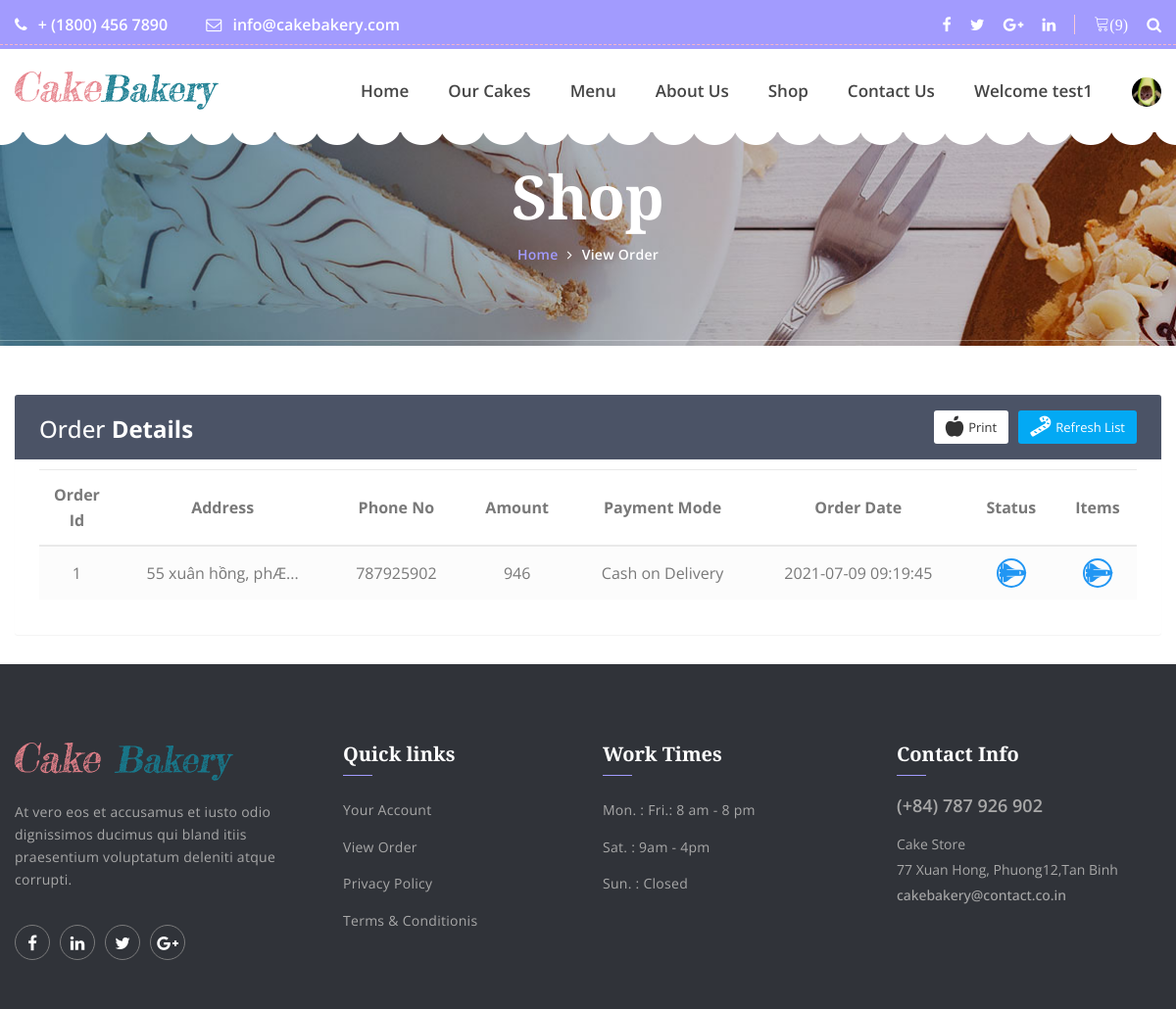
The app's page /viewOrder.php (signed in) with its own data.
### tables this page shows
CREATE TABLE `orders` (
  `orderId` int(21) NOT NULL,
  `userId` int(21) NOT NULL,
  `address` varchar(255) NOT NULL,
  `zipCode` int(21) NOT NULL,
  `phoneNo` bigint(21) NOT NULL,
  `amount` int(200) NOT NULL,
  `paymentMode` enum('0','1') NOT NULL DEFAULT '0' COMMENT '0=cash on delivery, \r\n1=online ',
  `orderStatus` enum('0','1','2','3','4','5','6') NOT NULL DEFAULT '0' COMMENT '0=Order Placed.\r\n1=Order Confirmed.\r\n2=Preparing your Order.\r\n3=Your order is on the way!\r\n4=Order Delivered.\r\n5=Order Denied.\r\n6=Order Cancelled.',
  `orderDate` datetime NOT NULL DEFAULT current_timestamp()
);

### viewOrder.php (the view, shortened to what this page needs)
<?php include 'partials/_dbconnect.php';?>
<?php include 'partials/_nav.php';?>
<body>
<section style="margin-top: 50px;" class="banner_area">
        	<div class="container">
        		<div class="banner_text">
        			<h3>Shop</h3>
        			<ul>
        				<li><a href="index.php">Home</a></li>
        				<li><a href="viewOrder.php">View Order</a></li>
        			</ul>
        		</div>
        	</div>
        </section>
    <?php
    if($loggedin){
    ?>
    <div style="margin-top: 50px" class="container">
        <div class="table-wrapper" id="empty">
            <div class="table-title">
                <div class="row">
                    <div class="col-sm-4">
                        <h2>Order <b>Details</b></h2>
                    </div>
                    <div class="col-sm-8">
                        <a href="" class="btn btn-primary"><i class="fas fa-candy-cane"></i><span>Refresh List</span></a>
                        <a href="#" onclick="window.print()" class="btn btn-info"><i class="fas fa-apple-alt"></i> <span>Print</span></a>
                    </div>
                </div>
            </div>
            <table class="table table-striped table-hover text-center">
                <thead>
                    <tr>
                        <th>Order Id</th>
                        <th>Address</th>
                        <th>Phone No</th>
                        <th>Amount</th>
                        <th>Payment Mode</th>
                        <th>Order Date</th>
                        <th>Status</th>
                        <th>Items</th>
                    </tr>
                </thead>
                <tbody>
                    <?php
                        $sql = "SELECT * FROM `orders` WHERE `userId`= $userId";
                        $result = mysqli_query($conn, $sql);
                        while($row = mysqli_fetch_assoc($result)){
                            $orderId = $row['orderId'];
                            $address = $row['address'];
                            $phoneNo = $row['phoneNo'];
                            $amount = $row['amount'];
                            $orderDate = $row['orderDate'];
                            $paymentMode = $row['paymentMode'];
                            if($paymentMode == 0) {
                                $paymentMode = "Cash on Delivery";
                            }
                            else {
                                $paymentMode = "Online";
                            }
                            echo '<tr>
                                    <td>' . $orderId . '</td>
                                    <td>' . substr($address, 0, 20) . '...</td>
                                    <td>' . $phoneNo . '</td>
                                    <td>' . $amount . '</td>
                                    <td>' . $paymentMode . '</td>
                                    <td>' . $orderDate . '</td>
                                    <td><a href="#" data-toggle="modal" data-target="#orderStatus' . $orderId . '" class="view"><i class="fas fa-space-shuttle"></i> </a></td>
                                    <td><a href="#" data-toggle="modal" data-target="#orderItem' . $orderId . '" class="view" title="View Details"><i class="fas fa-space-shuttle"></i> </a></td>
                                </tr>';
                        }
                            ?>
                </tbody>
            </table>
        </div>
    </div>
    <?php
    }
    else {
        echo '<div class="container" style="min-height : 610px;">
        <div class="alert alert-info my-3">
            <font style="font-size:22px"><center>Check your Order. You need to <strong><a class="alert-link" data-toggle="modal" data-target="#loginModal">Login</a></strong></center></font>
        </div></div>';
    }
    ?>
    <?php
    require 'partials/_footer.php';?>

### viewOrder.php (style rules this page uses)
.table-wrapper { background: #fff; padding: 20px 25px; margin: 30px auto; border-radius: 3px; box-shadow: 0 1px 1px rgba(0,0,0,.05); }
.table-wrapper .btn { float: right; color: #333; background-color: #fff; border-radius: 3px; border: none; outline: none !important; margin-left: 10px; }
.table-wrapper .btn.btn-primary { color: #fff; background: #03A9F4; }
.table-title .btn { font-size: 13px; border: none; }
.table-title .btn i { float: left; font-size: 21px; margin-right: 5px; }
.table-title .btn span { float: left; margin-top: 2px; }
.table-title { color: #fff; background: #4b5366; padding: 16px 25px; margin: -20px -25px 10px; border-radius: 3px 3px 0 0; }
.table-title h2 { margin: 5px 0 0; font-size: 24px; }
table.table tr th, table.table tr td { border-color: #e9e9e9; padding: 12px 15px; vertical-align: middle; }
table.table tr th:first-child { width: 60px; }
table.table tr th:last-child { width: 80px; }
table.table-striped tbody tr:nth-of-type(odd) { background-color: #fcfcfc; }
table.table td a { font-weight: bold; color: #566787; display: inline-block; text-decoration: none; }
table.table td a.view { width: 30px; height: 30px; color: #2196F3; border: 2px solid; border-radius: 30px; text-align: center; }
table.table td a.view i { font-size: 22px; margin: 2px 0 0 1px; }
table { counter-reset: section; }

### records on screen
orders: orderId "1", address "55 xuân hồng, phÆ", phoneNo "787925902", amount "946", paymentMode "Cash on Delivery", orderDate "2021-07-09 09:19:45"

### other values on screen
$count "9"
$username "test1"
